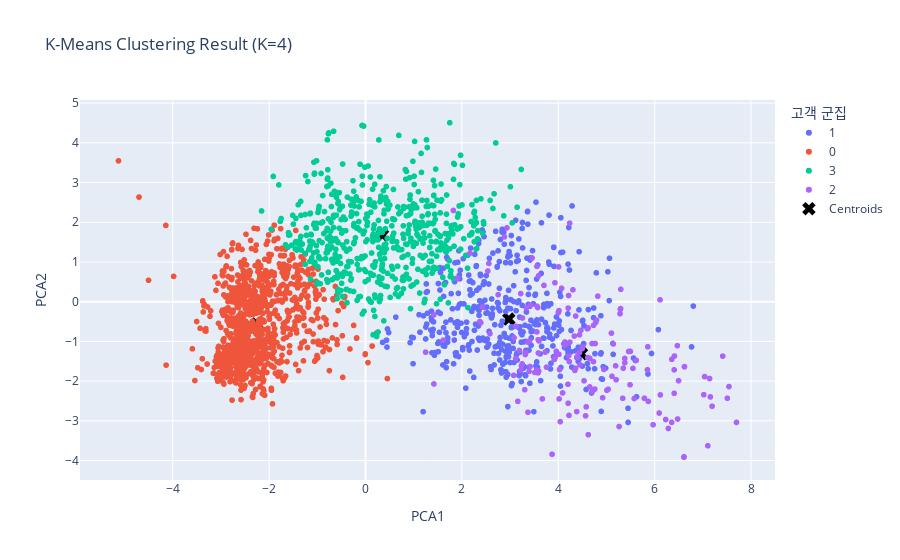

The cell this chart's notebook holds for it:
### Code cell
# 군집 중심점도 동일하게 PCA 변환
centroids_pca = pca.transform(kmeans.cluster_centers_)

# Plotly Express로 시각화
fig = px.scatter(df_pca, x='PCA1', y='PCA2', color='Cluster', 
                 title='K-Means Clustering Result (K=4)',
                 labels={'Cluster': '고객 군집'})

# 군집 중심점 추가 (검은색 X 마커)
fig.add_trace(go.Scatter(x=centroids_pca[:, 0], y=centroids_pca[:, 1],
                           mode='markers', marker_symbol='x', 
                           marker_color='black', marker_size=12, 
                           name='Centroids'))

fig.show()

### Figure 1 — Plotly figure (JSON) as saved in the notebook; plotly's stock layout.template omitted (floating-point values rounded to 4 significant figures; data arrays with more than 128 entries replaced by an {"elided": "..."} marker saying what was removed)
{"data": [{"hovertemplate": "고객 군집=1<br>PCA1=%{x}<br>PCA2=%{y}<extra></extra>", "legendgroup": "1", "marker": {"color": "#636efa", "symbol": "circle"}, "mode": "markers", "name": "1", "showlegend": true, "type": "scattergl", "x": {"elided": "450 float values"}, "xaxis": "x", "y": {"elided": "450 float values"}, "yaxis": "y"}, {"hovertemplate": "고객 군집=0<br>PCA1=%{x}<br>PCA2=%{y}<extra></extra>", "legendgroup": "0", "marker": {"color": "#EF553B", "symbol": "circle"}, "mode": "markers", "name": "0", "showlegend": true, "type": "scattergl", "x": {"elided": "1027 float values"}, "xaxis": "x", "y": {"elided": "1027 float values"}, "yaxis": "y"}, {"hovertemplate": "고객 군집=3<br>PCA1=%{x}<br>PCA2=%{y}<extra></extra>", "legendgroup": "3", "marker": {"color": "#00cc96", "symbol": "circle"}, "mode": "markers", "name": "3", "showlegend": true, "type": "scattergl", "x": {"elided": "592 float values"}, "xaxis": "x", "y": {"elided": "592 float values"}, "yaxis": "y"}, {"hovertemplate": "고객 군집=2<br>PCA1=%{x}<br>PCA2=%{y}<extra></extra>", "legendgroup": "2", "marker": {"color": "#ab63fa", "symbol": "circle"}, "mode": "markers", "name": "2", "showlegend": true, "type": "scattergl", "x": {"elided": "171 float values"}, "xaxis": "x", "y": {"elided": "171 float values"}, "yaxis": "y"}, {"marker": {"color": "black", "size": 12, "symbol": "x"}, "mode": "markers", "name": "Centroids", "type": "scatter", "x": [-2.249, 2.974, 4.48, 0.3512], "y": [-0.5594, -0.4363, -1.307, 1.676]}], "layout": {"legend": {"title": {"text": "고객 군집"}, "tracegroupgap": 0}, "title": {"text": "K-Means Clustering Result (K=4)"}, "xaxis": {"anchor": "y", "domain": [0, 1], "title": {"text": "PCA1"}}, "yaxis": {"anchor": "x", "domain": [0, 1], "title": {"text": "PCA2"}}}}
